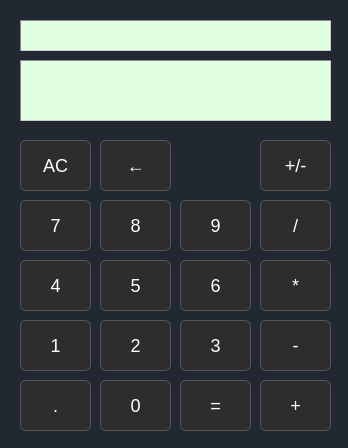
<?xml version="1.0" encoding="UTF-8"?>
<ui version="4.0">
 <class>Dialog</class>
 <widget class="QDialog" name="Dialog">
  <property name="geometry">
   <rect>
    <x>0</x>
    <y>0</y>
    <width>348</width>
    <height>448</height>
   </rect>
  </property>
  <property name="windowTitle">
   <string>Dialog</string>
  </property>
  <property name="styleSheet">
   <string notr="true">
    QWidget {
        background-color: #222831;
    }

    QLineEdit {
        background-color: #e0ffe0;
        color: #000000;
        font-size: 22px;
        border: 1px inset #888;
        padding: 8px;
        qproperty-alignment: AlignLeft;
    }

    QLineEdit#line_top {
        font-size: 16px;
        color: #444444;
    }

    QToolButton {
        background-color: #2d2d2d;
        color: #ffffff;
        border: 1px solid #555;
        border-radius: 6px;
        font-size: 18px;
        padding: 10px;
    }

    QToolButton[text="+"] ,
    QToolButton[text="-"] ,
    QToolButton[text="*"] ,
    QToolButton[text="/"] ,
    QToolButton[text="="] {
        color: #ffcc00;
        font-weight: bold;
        font-size: 24px;
    }

    QToolButton[text="AC"],
    QToolButton[text="←"],
    QToolButton[text="+/-"] {
        background-color: #bbbbbb;
        color: #000000;
        font-weight: bold;
    }

    QToolButton:hover {
        background-color: #3a3a3a;
    }

    QToolButton:pressed {
        background-color: #4a4a4a;
    }
   </string>
  </property>
  <widget class="QLineEdit" name="label_display">
   <property name="geometry">
    <rect>
     <x>20</x>
     <y>60</y>
     <width>311</width>
     <height>61</height>
    </rect>
   </property>
   <property name="readOnly">
    <bool>true</bool>
   </property>
  </widget>
  <widget class="QToolButton" name="button_7">
   <property name="geometry">
    <rect>
     <x>20</x>
     <y>200</y>
     <width>71</width>
     <height>51</height>
    </rect>
   </property>
   <property name="text">
    <string>7</string>
   </property>
  </widget>
  <widget class="QToolButton" name="button_8">
   <property name="geometry">
    <rect>
     <x>100</x>
     <y>200</y>
     <width>71</width>
     <height>51</height>
    </rect>
   </property>
   <property name="text">
    <string>8</string>
   </property>
  </widget>
  <widget class="QToolButton" name="button_9">
   <property name="geometry">
    <rect>
     <x>180</x>
     <y>200</y>
     <width>71</width>
     <height>51</height>
    </rect>
   </property>
   <property name="text">
    <string>9</string>
   </property>
  </widget>
  <widget class="QToolButton" name="btn_div">
   <property name="geometry">
    <rect>
     <x>260</x>
     <y>200</y>
     <width>71</width>
     <height>51</height>
    </rect>
   </property>
   <property name="text">
    <string>/</string>
   </property>
  </widget>
  <widget class="QToolButton" name="button_4">
   <property name="geometry">
    <rect>
     <x>20</x>
     <y>260</y>
     <width>71</width>
     <height>51</height>
    </rect>
   </property>
   <property name="text">
    <string>4</string>
   </property>
  </widget>
  <widget class="QToolButton" name="button_5">
   <property name="geometry">
    <rect>
     <x>100</x>
     <y>260</y>
     <width>71</width>
     <height>51</height>
    </rect>
   </property>
   <property name="text">
    <string>5</string>
   </property>
  </widget>
  <widget class="QToolButton" name="button_6">
   <property name="geometry">
    <rect>
     <x>180</x>
     <y>260</y>
     <width>71</width>
     <height>51</height>
    </rect>
   </property>
   <property name="text">
    <string>6</string>
   </property>
  </widget>
  <widget class="QToolButton" name="btn_mul">
   <property name="geometry">
    <rect>
     <x>260</x>
     <y>260</y>
     <width>71</width>
     <height>51</height>
    </rect>
   </property>
   <property name="text">
    <string>*</string>
   </property>
  </widget>
  <widget class="QToolButton" name="button_1">
   <property name="geometry">
    <rect>
     <x>20</x>
     <y>320</y>
     <width>71</width>
     <height>51</height>
    </rect>
   </property>
   <property name="text">
    <string>1</string>
   </property>
  </widget>
  <widget class="QToolButton" name="button_2">
   <property name="geometry">
    <rect>
     <x>100</x>
     <y>320</y>
     <width>71</width>
     <height>51</height>
    </rect>
   </property>
   <property name="text">
    <string>2</string>
   </property>
  </widget>
  <widget class="QToolButton" name="button_3">
   <property name="geometry">
    <rect>
     <x>180</x>
     <y>320</y>
     <width>71</width>
     <height>51</height>
    </rect>
   </property>
   <property name="text">
    <string>3</string>
   </property>
  </widget>
  <widget class="QToolButton" name="btn_sub">
   <property name="geometry">
    <rect>
     <x>260</x>
     <y>320</y>
     <width>71</width>
     <height>51</height>
    </rect>
   </property>
   <property name="text">
    <string>-</string>
   </property>
  </widget>
  <widget class="QToolButton" name="btn_dot">
   <property name="geometry">
    <rect>
     <x>20</x>
     <y>380</y>
     <width>71</width>
     <height>51</height>
    </rect>
   </property>
   <property name="text">
    <string>.</string>
   </property>
  </widget>
  <widget class="QToolButton" name="button_0">
   <property name="geometry">
    <rect>
     <x>100</x>
     <y>380</y>
     <width>71</width>
     <height>51</height>
    </rect>
   </property>
   <property name="text">
    <string>0</string>
   </property>
  </widget>
  <widget class="QToolButton" name="btn_eq">
   <property name="geometry">
    <rect>
     <x>180</x>
     <y>380</y>
     <width>71</width>
     <height>51</height>
    </rect>
   </property>
   <property name="text">
    <string>=</string>
   </property>
  </widget>
  <widget class="QToolButton" name="btn_add">
   <property name="geometry">
    <rect>
     <x>260</x>
     <y>380</y>
     <width>71</width>
     <height>51</height>
    </rect>
   </property>
   <property name="text">
    <string>+</string>
   </property>
  </widget>
  <widget class="QToolButton" name="btn_ac">
   <property name="geometry">
    <rect>
     <x>20</x>
     <y>140</y>
     <width>71</width>
     <height>51</height>
    </rect>
   </property>
   <property name="text">
    <string>AC</string>
   </property>
  </widget>
  <widget class="QToolButton" name="btn_ce">
   <property name="geometry">
    <rect>
     <x>100</x>
     <y>140</y>
     <width>71</width>
     <height>51</height>
    </rect>
   </property>
   <property name="font">
    <font>
     <pointsize>16</pointsize>
    </font>
   </property>
   <property name="text">
    <string>←</string>
   </property>
  </widget>
  <widget class="QToolButton" name="btn_tog">
   <property name="geometry">
    <rect>
     <x>260</x>
     <y>140</y>
     <width>71</width>
     <height>51</height>
    </rect>
   </property>
   <property name="text">
    <string>+/-</string>
   </property>
  </widget>
  <widget class="QLineEdit" name="line_top">
   <property name="geometry">
    <rect>
     <x>20</x>
     <y>20</y>
     <width>311</width>
     <height>31</height>
    </rect>
   </property>
   <property name="readOnly">
    <bool>true</bool>
   </property>
  </widget>
 </widget>
 <resources/>
 <connections/>
</ui>
